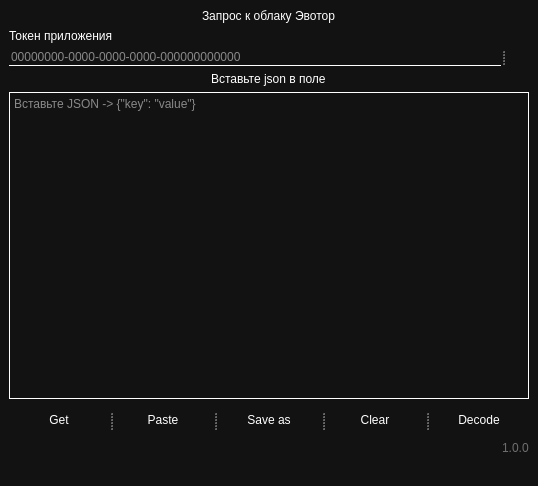
<?xml version="1.0" encoding="UTF-8"?>
<ui version="4.0">
 <class>MainWindow</class>
 <widget class="QMainWindow" name="MainWindow">
  <property name="geometry">
   <rect>
    <x>0</x>
    <y>0</y>
    <width>538</width>
    <height>486</height>
   </rect>
  </property>
  <property name="windowTitle">
   <string>GNRQT</string>
  </property>
  <property name="windowIcon">
   <iconset>
    <normaloff>ico/cloud_72.png</normaloff>ico/cloud_72.png</iconset>
  </property>
  <property name="styleSheet">
   <string notr="true">QWidget {
	color: white;
	background-color: #121212;
}

QPushButton {
	background-color: transparent;
	border: none;
}

QPushButton:hover {
	background-color: #282727;
}

QPushButton:pressed {
	color:#121212;
	background-color: #3B3838;
}</string>
  </property>
  <widget class="QWidget" name="centralwidget">
   <layout class="QVBoxLayout" name="verticalLayout">
    <item alignment="Qt::AlignHCenter">
     <widget class="QLabel" name="label_title">
      <property name="text">
       <string>Запрос к облаку Эвотор</string>
      </property>
     </widget>
    </item>
    <item>
     <widget class="QLabel" name="label_token">
      <property name="text">
       <string>Токен приложения</string>
      </property>
     </widget>
    </item>
    <item>
     <widget class="QSplitter" name="splitter">
      <property name="orientation">
       <enum>Qt::Horizontal</enum>
      </property>
      <widget class="QSplitter" name="splitter_3">
       <property name="orientation">
        <enum>Qt::Horizontal</enum>
       </property>
       <widget class="QLineEdit" name="lineEdit_token">
        <property name="sizePolicy">
         <sizepolicy hsizetype="Expanding" vsizetype="Maximum">
          <horstretch>0</horstretch>
          <verstretch>0</verstretch>
         </sizepolicy>
        </property>
        <property name="styleSheet">
         <string notr="true">border: none;
border-bottom: 1px solid white;
outline-color:  5px solid red;</string>
        </property>
        <property name="placeholderText">
         <string>00000000-0000-0000-0000-000000000000</string>
        </property>
       </widget>
       <widget class="QPushButton" name="btn_backspace">
        <property name="sizePolicy">
         <sizepolicy hsizetype="Expanding" vsizetype="Expanding">
          <horstretch>0</horstretch>
          <verstretch>0</verstretch>
         </sizepolicy>
        </property>
        <property name="minimumSize">
         <size>
          <width>0</width>
          <height>0</height>
         </size>
        </property>
        <property name="maximumSize">
         <size>
          <width>24</width>
          <height>15</height>
         </size>
        </property>
        <property name="cursor">
         <cursorShape>PointingHandCursor</cursorShape>
        </property>
        <property name="toolTip">
         <string>Очистить поле для токена</string>
        </property>
        <property name="styleSheet">
         <string notr="true">QPushButton:hover {
	background-color: #951a0f;
}

QPushButton:pressed {
	background-color: #121212;
}</string>
        </property>
        <property name="icon">
         <iconset>
          <normaloff>ico/delete_fill_white_withbacground.png</normaloff>ico/delete_fill_white_withbacground.png</iconset>
        </property>
        <property name="iconSize">
         <size>
          <width>25</width>
          <height>25</height>
         </size>
        </property>
        <property name="flat">
         <bool>false</bool>
        </property>
       </widget>
      </widget>
     </widget>
    </item>
    <item alignment="Qt::AlignHCenter">
     <widget class="QLabel" name="label_text_edit">
      <property name="text">
       <string>Вставьте json в поле</string>
      </property>
     </widget>
    </item>
    <item>
     <widget class="QTextEdit" name="textEdit_json">
      <property name="minimumSize">
       <size>
        <width>510</width>
        <height>300</height>
       </size>
      </property>
      <property name="styleSheet">
       <string notr="true">border: 1px solid white;
</string>
      </property>
      <property name="acceptRichText">
       <bool>false</bool>
      </property>
      <property name="placeholderText">
       <string>Вставьте JSON -&gt; {&quot;key&quot;: &quot;value&quot;}</string>
      </property>
     </widget>
    </item>
    <item>
     <widget class="QSplitter" name="splitter_2">
      <property name="orientation">
       <enum>Qt::Horizontal</enum>
      </property>
      <widget class="QPushButton" name="btn_get">
       <property name="sizePolicy">
        <sizepolicy hsizetype="Expanding" vsizetype="Expanding">
         <horstretch>0</horstretch>
         <verstretch>0</verstretch>
        </sizepolicy>
       </property>
       <property name="minimumSize">
        <size>
         <width>100</width>
         <height>30</height>
        </size>
       </property>
       <property name="cursor">
        <cursorShape>PointingHandCursor</cursorShape>
       </property>
       <property name="toolTip">
        <string>Сделать запрос к облаку</string>
       </property>
       <property name="autoFillBackground">
        <bool>false</bool>
       </property>
       <property name="text">
        <string>Get</string>
       </property>
      </widget>
      <widget class="QPushButton" name="btn_paste">
       <property name="sizePolicy">
        <sizepolicy hsizetype="Expanding" vsizetype="Expanding">
         <horstretch>0</horstretch>
         <verstretch>0</verstretch>
        </sizepolicy>
       </property>
       <property name="minimumSize">
        <size>
         <width>100</width>
         <height>30</height>
        </size>
       </property>
       <property name="cursor">
        <cursorShape>PointingHandCursor</cursorShape>
       </property>
       <property name="toolTip">
        <string>Вставить содержимое буфера обмена</string>
       </property>
       <property name="text">
        <string>Paste</string>
       </property>
      </widget>
      <widget class="QPushButton" name="btn_save_as">
       <property name="sizePolicy">
        <sizepolicy hsizetype="Expanding" vsizetype="Expanding">
         <horstretch>0</horstretch>
         <verstretch>0</verstretch>
        </sizepolicy>
       </property>
       <property name="minimumSize">
        <size>
         <width>100</width>
         <height>30</height>
        </size>
       </property>
       <property name="cursor">
        <cursorShape>PointingHandCursor</cursorShape>
       </property>
       <property name="toolTip">
        <string>Сохранить как... в файл</string>
       </property>
       <property name="text">
        <string>Save as</string>
       </property>
      </widget>
      <widget class="QPushButton" name="btn_clear">
       <property name="sizePolicy">
        <sizepolicy hsizetype="Expanding" vsizetype="Expanding">
         <horstretch>0</horstretch>
         <verstretch>0</verstretch>
        </sizepolicy>
       </property>
       <property name="minimumSize">
        <size>
         <width>100</width>
         <height>30</height>
        </size>
       </property>
       <property name="cursor">
        <cursorShape>PointingHandCursor</cursorShape>
       </property>
       <property name="toolTip">
        <string>Очистить поле для текста</string>
       </property>
       <property name="text">
        <string>Clear</string>
       </property>
      </widget>
      <widget class="QPushButton" name="btn_decode">
       <property name="sizePolicy">
        <sizepolicy hsizetype="Expanding" vsizetype="Expanding">
         <horstretch>0</horstretch>
         <verstretch>0</verstretch>
        </sizepolicy>
       </property>
       <property name="minimumSize">
        <size>
         <width>100</width>
         <height>30</height>
        </size>
       </property>
       <property name="cursor">
        <cursorShape>PointingHandCursor</cursorShape>
       </property>
       <property name="toolTip">
        <string>Декодировать содержимое без сохранения</string>
       </property>
       <property name="text">
        <string>Decode</string>
       </property>
      </widget>
     </widget>
    </item>
    <item alignment="Qt::AlignRight">
     <widget class="QLabel" name="label_version">
      <property name="toolTip">
       <string>Версия приложения</string>
      </property>
      <property name="styleSheet">
       <string notr="true">color: rgb(111, 111, 111)</string>
      </property>
      <property name="text">
       <string>1.0.0</string>
      </property>
     </widget>
    </item>
   </layout>
  </widget>
  <widget class="QStatusBar" name="statusbar">
   <property name="toolTip">
    <string>Статус выполнения</string>
   </property>
   <property name="statusTip">
    <string/>
   </property>
  </widget>
 </widget>
 <resources/>
 <connections/>
</ui>
